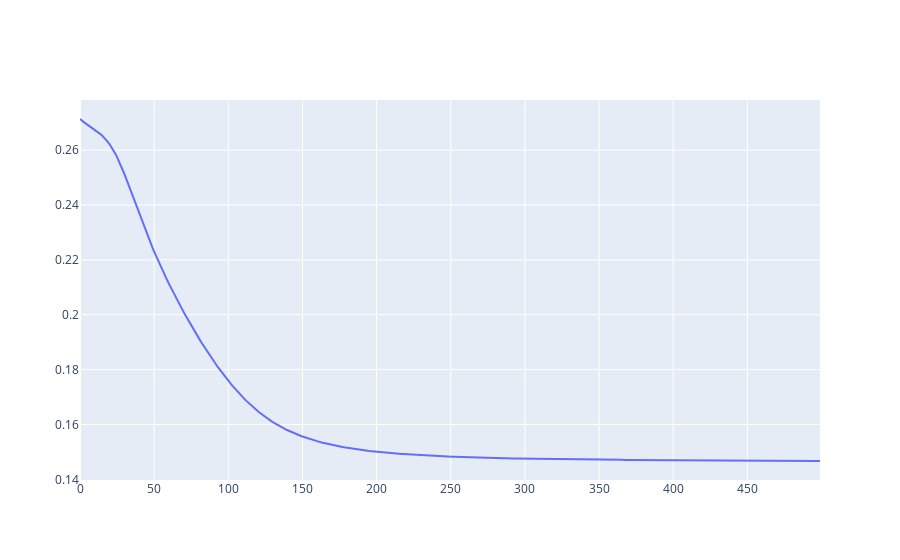

The notebook cell this image was saved under:
### Markdown cell above
*Errors Plot*

### Code cell
fig = go.Figure()

fig.add_trace(
    go.Scatter(
        y = errors
    )
)

fig.show()

### Figure 1 — Plotly figure (JSON) as saved in the notebook; plotly's stock layout.template omitted (floating-point values rounded to 4 significant figures; data arrays with more than 128 entries replaced by an {"elided": "..."} marker saying what was removed)
{"data": [{"type": "scatter", "y": {"elided": "500 float values"}}], "layout": {}}
